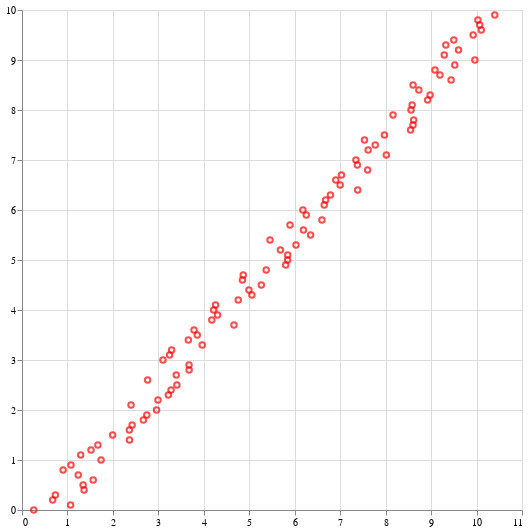

Source (notebook cell):
### Markdown cell above
- Atribut mark @vlplot markoa, određuje koji tip grafika je u pitanju. Pošto smo stavili :point kao vrednost koju prosleđujemo mark parametru u pitanju će biti rasuti (eng. scatter) grafik.
- Kolor određuje boju tačaka na grafiku
- Parametru x prosleđuje se promenljiva koja čije vrednosti predstavljaju koordinate x ose, a analogno ovome, promenljivoj y se prosleđuje promenljiva čije će vrednosti biti koordinate y ose.
- Parametrima width i height određuje se veličina grafika.

### Code cell
@vlplot(
    mark = {:point, color = :red},
    x = dependent,
    y = independent,
    width = 500,
    height = 500
)

### Figure 1 — Vega-Lite specification as saved in the notebook (floating-point values rounded to 4 significant figures)
{"data": {"values": [{"x": 0.2585, "y": 0}, {"x": 1.069, "y": 0.1}, {"x": 0.6742, "y": 0.2}, {"x": 0.7345, "y": 0.3}, {"x": 1.366, "y": 0.4}, {"x": 1.345, "y": 0.5}, {"x": 1.566, "y": 0.6}, {"x": 1.237, "y": 0.7}, {"x": 0.9048, "y": 0.8}, {"x": 1.077, "y": 0.9}, {"x": 1.74, "y": 1}, {"x": 1.292, "y": 1.1}, {"x": 1.518, "y": 1.2}, {"x": 1.669, "y": 1.3}, {"x": 2.365, "y": 1.4}, {"x": 1.994, "y": 1.5}, {"x": 2.362, "y": 1.6}, {"x": 2.423, "y": 1.7}, {"x": 2.67, "y": 1.8}, {"x": 2.746, "y": 1.9}, {"x": 2.96, "y": 2}, {"x": 2.399, "y": 2.1}, {"x": 2.992, "y": 2.2}, {"x": 3.22, "y": 2.3}, {"x": 3.279, "y": 2.4}, {"x": 3.408, "y": 2.5}, {"x": 2.764, "y": 2.6}, {"x": 3.394, "y": 2.7}, {"x": 3.677, "y": 2.8}, {"x": 3.674, "y": 2.9}, {"x": 3.101, "y": 3}, {"x": 3.246, "y": 3.1}, {"x": 3.292, "y": 3.2}, {"x": 3.965, "y": 3.3}, {"x": 3.66, "y": 3.4}, {"x": 3.856, "y": 3.5}, {"x": 3.785, "y": 3.6}, {"x": 4.663, "y": 3.7}, {"x": 4.176, "y": 3.8}, {"x": 4.302, "y": 3.9}, {"x": 4.216, "y": 4}, {"x": 4.259, "y": 4.1}, {"x": 4.758, "y": 4.2}, {"x": 5.057, "y": 4.3}, {"x": 4.992, "y": 4.4}, {"x": 5.266, "y": 4.5}, {"x": 4.85, "y": 4.6}, {"x": 4.868, "y": 4.7}, {"x": 5.372, "y": 4.8}, {"x": 5.801, "y": 4.9}, {"x": 5.843, "y": 5}, {"x": 5.846, "y": 5.1}, {"x": 5.685, "y": 5.2}, {"x": 6.028, "y": 5.3}, {"x": 5.457, "y": 5.4}, {"x": 6.348, "y": 5.5}, {"x": 6.192, "y": 5.6}, {"x": 5.896, "y": 5.7}, {"x": 6.599, "y": 5.8}, {"x": 6.254, "y": 5.9}, {"x": 6.18, "y": 6}, {"x": 6.649, "y": 6.1}, {"x": 6.679, "y": 6.2}, {"x": 6.785, "y": 6.3}, {"x": 7.385, "y": 6.4}, {"x": 6.999, "y": 6.5}, {"x": 6.903, "y": 6.6}, {"x": 7.028, "y": 6.7}, {"x": 7.603, "y": 6.8}, {"x": 7.379, "y": 6.9}, {"x": 7.346, "y": 7}, {"x": 8.015, "y": 7.1}, {"x": 7.616, "y": 7.2}, {"x": 7.771, "y": 7.3}, {"x": 7.534, "y": 7.4}, {"x": 7.974, "y": 7.5}, {"x": 8.549, "y": 7.6}, {"x": 8.603, "y": 7.7}, {"x": 8.616, "y": 7.8}, {"x": 8.162, "y": 7.9}, {"x": 8.559, "y": 8}, {"x": 8.583, "y": 8.1}, {"x": 8.924, "y": 8.2}, {"x": 8.979, "y": 8.3}, {"x": 8.73, "y": 8.4}, {"x": 8.603, "y": 8.5}, {"x": 9.44, "y": 8.6}, {"x": 9.195, "y": 8.7}, {"x": 9.085, "y": 8.8}, {"x": 9.521, "y": 8.9}, {"x": 9.963, "y": 9}, {"x": 9.29, "y": 9.1}, {"x": 9.604, "y": 9.2}, {"x": 9.324, "y": 9.3}, {"x": 9.5, "y": 9.4}, {"x": 9.925, "y": 9.5}, {"x": 10.1, "y": 9.6}, {"x": 10.07, "y": 9.7}, {"x": 10.03, "y": 9.8}, {"x": 10.4, "y": 9.9}]}, "encoding": {"x": {"field": "x", "title": null, "type": "quantitative"}, "y": {"field": "y", "title": null, "type": "quantitative"}}, "height": 500, "mark": {"color": "red", "type": "point"}, "width": 500}
